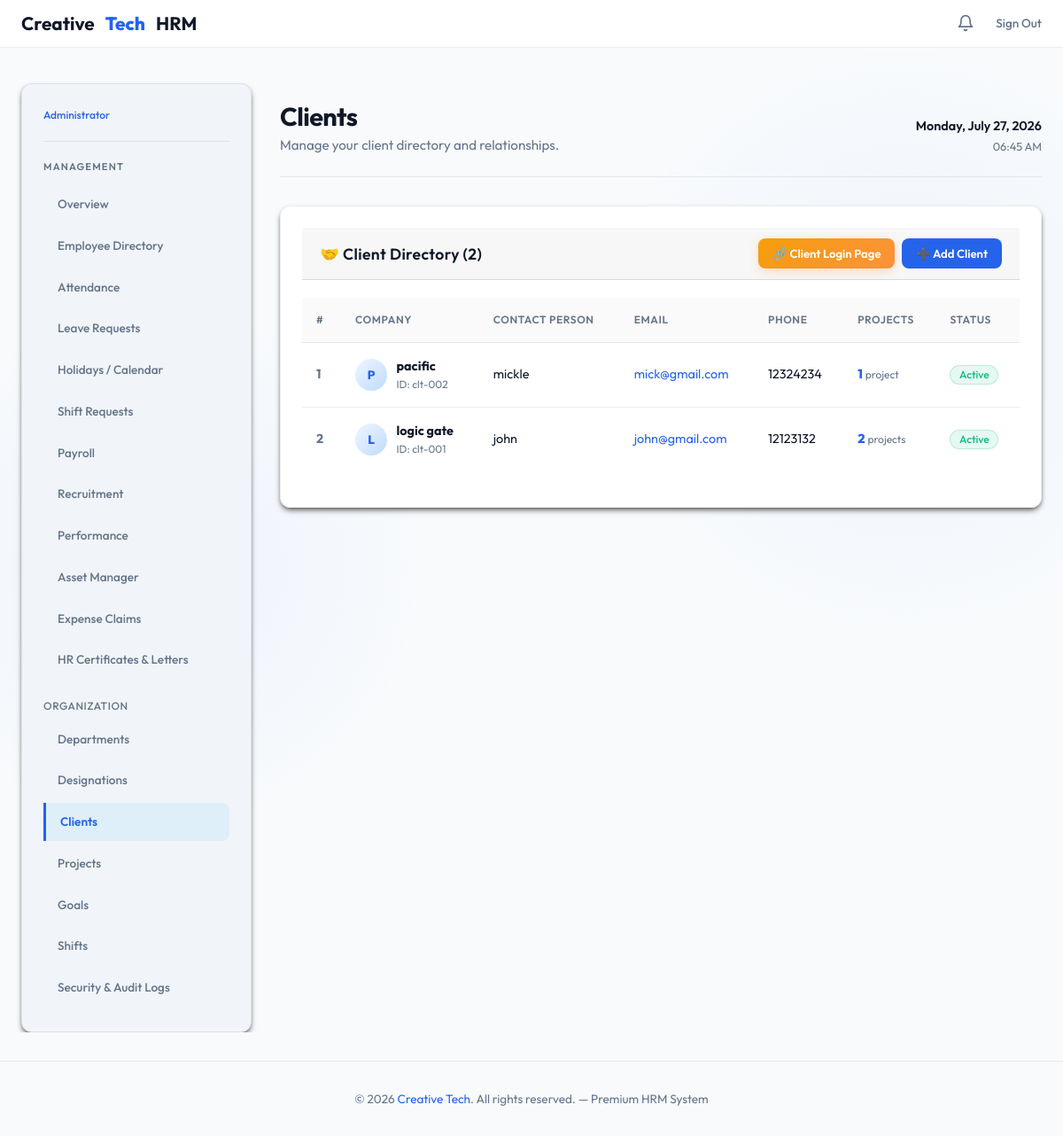
The page /admin-dashboard/clients/ (signed in) on the database its author committed.
### employees/models.py (models this page shows, shortened)
class Client(models.Model):
    user = models.OneToOneField(User, on_delete=models.CASCADE, related_name='client_profile', null=True, blank=True)
    company_name = models.CharField(max_length=200)
    client_id = models.CharField(max_length=50, blank=True, null=True)
    contact_person = models.CharField(max_length=150)
    email = models.EmailField()
    phone = models.CharField(max_length=20, blank=True, null=True)
    STATUS_CHOICES = [
        ('Active', 'Active'),
        ('Inactive', 'Inactive'),
    ]
    status = models.CharField(max_length=20, choices=STATUS_CHOICES, default='Active')
    created_at = models.DateTimeField(auto_now_add=True)

### employees/views.py (the view)
    def wrapper(request, *args, **kwargs):
        if not request.user.is_authenticated:
            return redirect('admin_login')
        try:
            if not request.user.employee.is_company_admin:
                messages.error(request, "Unauthorized access. Admins only.")
                return redirect('employee_dashboard')
        except Employee.DoesNotExist:
            logout(request)
            return redirect('admin_login')
        return view_func(request, *args, **kwargs)

### employees/context_processors.py (called while the page is built)
def admin_notifications(request):
    notifications_count = 0
    if request.user.is_authenticated and hasattr(request.user, 'employee') and request.user.employee.is_company_admin:
        notifications_count += LeaveRequest.objects.filter(status='Pending').count()
    return {'admin_notifications_count': notifications_count}

def global_notifications(request):
    if request.user.is_authenticated:
        unread_notifications = Notification.objects.filter(user=request.user, is_read=False).order_by('-created_at')
        all_notifications = Notification.objects.filter(user=request.user).order_by('-created_at')[:10]
        return {
            'user_notifications': all_notifications,
            'unread_notifications_count': unread_notifications.count()
        }
    return {}

### employees/views.py (called while the page is built, shortened)
def admin_only(view_func):
    def wrapper(request, *args, **kwargs):
        if not request.user.is_authenticated:
            return redirect('admin_login')
        try:
            if not request.user.employee.is_company_admin:
                messages.error(request, "Unauthorized access. Admins only.")
                return redirect('employee_dashboard')
        except Employee.DoesNotExist:
            logout(request)
            return redirect('admin_login')
        return view_func(request, *args, **kwargs)
    return wrapper

@admin_only
def clients_view(request):
    clients = Client.objects.all().order_by('-created_at')
    return render(request, 'employees/clients.html', {'clients': clients})

### employees/templates/employees/clients.html (shortened to what this page needs)
{% extends 'employees/admin_base.html' %}
{% block page_title %}Clients{% endblock %}
{% block page_subtitle %}Manage your client directory and relationships.{% endblock %}
{% block nav_clients %}active{% endblock %}
{% block admin_content %}
<div>
    <div class="card">
        <div class="card-header" style="display:flex; justify-content:space-between; align-items:center; flex-wrap:wrap; gap:0.75rem;">
            <h2 class="card-title">🤝 Client Directory ({{ clients|length }})</h2>
            <div style="display:flex; gap:0.5rem; align-items:center; flex-wrap:wrap;">
                <a href="{% url 'client_login' %}" target="_blank" class="btn-submit" style="padding:0.45rem 1rem; font-size:0.82rem; text-decoration:none; background:linear-gradient(135deg,var(--warning),#fb923c); box-shadow:0 4px 12px rgba(249,115,22,0.2);">🔗 Client Login Page</a>
                <button onclick="openAddClientModal()" class="btn-submit" style="padding:0.45rem 1rem; font-size:0.82rem; display:flex; align-items:center; gap:0.4rem;">
                    ➕ Add Client
                </button>
            </div>
        </div>
        <div class="table-container">
            <table>
                <thead>
                    <tr>
                        <th>#</th>
                        <th>Company</th>
                        <th>Contact Person</th>
                        <th>Email</th>
                        <th>Phone</th>
                        <th>Projects</th>
                        <th>Status</th>
                    </tr>
                </thead>
                <tbody>
                    {% for client in clients %}
                    <tr>
                        <td style="color:var(--text-muted);font-weight:700;">{{ forloop.counter }}</td>
                        <td>
                            <div style="display:flex;align-items:center;gap:0.65rem;">
                                <div style="width:36px;height:36px;border-radius:50%;background:linear-gradient(135deg,#eff6ff,#bfdbfe);display:flex;align-items:center;justify-content:center;font-weight:800;color:var(--primary);font-size:0.85rem;">
                                    {{ client.company_name|first|upper }}
                                </div>
                                <div>
                                    <div style="font-weight:700;">{{ client.company_name }}</div>
                                    {% if client.client_id %}<div style="font-size:0.75rem;color:var(--text-muted);">ID: {{ client.client_id }}</div>{% endif %}
                                </div>
                            </div>
                        </td>
                        <td>{{ client.contact_person }}</td>
                        <td style="color:var(--primary);">{{ client.email }}</td>
                        <td>{{ client.phone|default:"—" }}</td>
                        <td>
                            <span style="font-weight:800;color:var(--primary);">{{ client.projects.count }}</span>
                            <span style="font-size:0.75rem;color:var(--text-muted);">project{{ client.projects.count|pluralize }}</span>
                        </td>
                        <td><span class="badge badge-{{ client.status }}">{{ client.status }}</span></td>
                    </tr>
                    {% empty %}
                    <tr><td colspan="7" style="text-align:center;color:var(--text-muted);padding:3rem;">No clients added yet.</td></tr>
                    {% endfor %}
                </tbody>
            </table>
        </div>
    </div>
</div>
{% endblock %}

### employees/templates/employees/base.html (style rules this page uses)
:root { --bg: #f8fafc; --bg-secondary: #f1f5f9; --card-bg: rgba(255, 255, 255, 0.95); --border: rgba(15, 23, 42, 0.08); --border-hover: rgba(15, 23, 42, 0.15); --primary: #2563eb; --primary-hover: #1d4ed8; --accent: #3b82f6; --text-main: #0f172a; --text-muted: #64748b; --success: #10b981; --success-bg: rgba(16, 185, 129, 0.1); --warning: #f59e0b; --warning-bg: rgba(245, 158, 11, 0.1); --danger: #ef4444; --danger-bg: rgba(239, 68, 68, 0.1); --radius: 12px; --shadow-md: 0 4px 6px -1px rgba(0, 0, 0, 0.5), 0 2px 4px -2px rgba(0, 0, 0, 0.5); --shadow-lg: 0 10px 15px -3px rgba(0, 0, 0, 0.5), 0 4px 6px -4px rgba(0, 0, 0, 0.5); }
* { box-sizing: border-box; margin: 0; padding: 0; font-family: 'Outfit', sans-serif; }
html, body { max-width: 100vw; overflow-x: hidden; }
body { background-color: var(--bg); color: var(--text-main); min-height: 100vh; display: flex; flex-direction: column; background-image: radial-gradient(circle at 15% 50%, rgba(37, 99, 235, 0.05), transparent 25%), radial-gradient(circle at 85% 30%, rgba(59, 130, 246, 0.05), transparent 25%); }
.card { background: var(--card-bg); backdrop-filter: blur(16px); -webkit-backdrop-filter: blur(16px); border: 1px solid var(--border); border-radius: var(--radius); padding: 1.5rem; box-shadow: var(--shadow-md); margin-bottom: 1.5rem; transition: border-color 0.3s ease; }
.card-header { margin-bottom: 1.25rem; display: flex; justify-content: space-between; align-items: center; }
.card-title { font-size: 1.1rem; font-weight: 600; color: var(--text-main); letter-spacing: 0.02em; margin: 0; }
.table-container, .table-responsive { overflow-x: auto !important; -webkit-overflow-scrolling: touch; width: 100%; max-width: 100%; margin-bottom: 1rem; }
table { width: 100%; border-collapse: collapse; font-size: 0.9rem; text-align: left; }
th { padding: 1rem; font-size: 0.75rem; font-weight: 600; color: var(--text-muted); text-transform: uppercase; letter-spacing: 0.05em; border-bottom: 1px solid var(--border); background: rgba(15, 23, 42, 0.02); }
td { padding: 1rem; border-bottom: 1px solid var(--border); color: var(--text-main); vertical-align: middle; }
tr:last-child td { border-bottom: none; }
tbody tr { transition: background 0.2s; }
.btn-submit, .btn-submit-leave, .btn-action-submit, .btn-approve { background: var(--primary); color: #ffffff; border: none; padding: 0.75rem 1.5rem; border-radius: 8px; font-weight: 600; font-size: 0.9rem; cursor: pointer; transition: all 0.2s; display: inline-block; text-decoration: none; text-align: center; }
.badge { font-size: 0.75rem; font-weight: 500; padding: 0.25rem 0.6rem; border-radius: 9999px; display: inline-block; border: 1px solid transparent; }
.badge-Approved, .badge-Active, .badge-Completed, .badge-Hired { background-color: var(--success-bg); color: var(--success); border-color: rgba(16, 185, 129, 0.2); }

### rows shown on the page
Client: company_name|first "P", company_name "pacific", client_id "clt-002", contact_person "mickle", email "mick@gmail.com", phone "12324234", projects.count "1", status "Active"
Client: company_name|first "L", company_name "logic gate", client_id "clt-001", contact_person "john", email "john@gmail.com", phone "12123132", projects.count "2", status "Active"

### other values the page prints
{{ clients|length }} "2"
